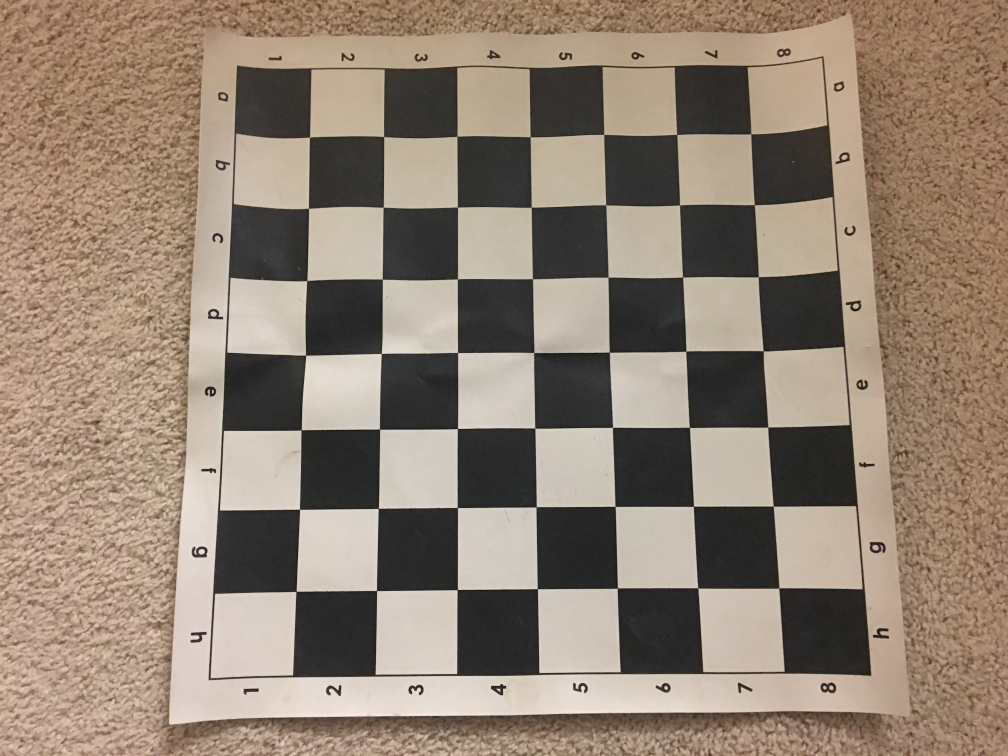
#> input picture data/IMG_0649.JPG, 4032 x 3024 px (shown at 1/4 size)
$ jupyter execute --allow-errors chessboard-playground.ipynb   (shell and % lines are left out)
#> lines starting #> are read from the running program, lines starting #| are printed output that depends on the picture; after the words box and inside, x2 and y2 are one past the last pixel; in counts of white or black regions, pixels touching at a corner belong together
### chess_cv/utils.py
import cv2
import numpy as np
from sklearn.preprocessing import PolynomialFeatures
from sklearn import linear_model
from collections import defaultdict

"""
There are 9 horizontal and 9 vertical lines on a chessboard.
We are solving for the inner 7 (opencv's getChessboardCorners doesn't
consider the outer corners)
"""
NUM_LINES = 7
MIN_CORNER_DIST = 8

"""
Subclass of defaultdict that returns you the key for the default_factory
if it is missing from the dict
"""
class keydefaultdict(defaultdict):
    # [6 lines left out: function __missing__, not called in this run]

def imshow_lg(plt, im, im2=None, size=(24,12), **kwargs):
    """
    matplotlib's default imshow is too small. This will show a large figure
    and supports two images in the same plot.
    """
    plt.figure(figsize=size)
    if im2 is not None:
        plt.subplot(121)
        plt.imshow(im, **kwargs)
        plt.subplot(122)
        plt.imshow(im2, **kwargs)
    else:
        plt.imshow(im, **kwargs)

### IMG conversions
def bgr2gray(im):
    return cv2.cvtColor(im, cv2.COLOR_BGR2GRAY)

def gray2rgb(img):
    return cv2.cvtColor(img, cv2.COLOR_GRAY2RGB)

def gray2bgr(img):
    return cv2.cvtColor(img, cv2.COLOR_GRAY2BGR)

def draw_points(img, points, size=25, color=(0, 0, 255)):
    for x, y in points:
        img = cv2.circle(img, (int(x),int(y)), size, color, -1)
    return img

# [5 lines left out: function rotate_image, not called in this run]

def draw_houghlines(img, lines):
    """
    Draws lines returned from opencv's Houghlines function
    """
    def calc_line(img, r, t):
        a = np.cos(t)
        b = np.sin(t)
        x0 = a*r
        y0 = b*r
        x1 = int(x0 + 1000*(-b))
        y1 = int(y0 + 1000*(a))
        x2 = int(x0 - 1000*(-b))
        y2 = int(y0 - 1000*(a))
        cv2.line(img,(x1,y1),(x2,y2),(0,0,255),5)

    for rho, theta in lines[:, 0]:
        calc_line(img, rho, theta)

def filter_houghlines(houghlines, horiz_low=(85,265), horiz_high=(96,276), vert_low=(-1, 175), vert_high=(6, 186)):
    """
    Filters lines returned from opencv's Houghlines outside some theta ranges
    """
    _and = np.logical_and
    _or = np.logical_or
    angles = np.round(houghlines[:, 0, 1] * (180/np.pi))
    horiz = houghlines[np.where(
        _or(_and(angles>horiz_low[0], angles<horiz_high[0]),
            _and(angles>horiz_low[1], angles<horiz_high[1])))]
    vert = houghlines[np.where(
        _or(_and(angles>vert_low[0], angles<vert_high[0]),
            _and(angles>vert_low[1], angles<vert_high[1])))]
    return horiz, vert

# TODO: instead of merging lines in a caveman fashion, trying using a sophisticated
# clustering/unsupervised learning alg (k-means)
# [58 lines left out: functions merge_lines, x_intersect, y_intersect, sorted_perms, not called in this run]


def get_best_assignment(coords, degree=1, alg=linear_model.LinearRegression):
    """
    coords is a flat array of x or y intercepts of chessboard lines
    """
    coords_shaped = coords.reshape((coords.shape[0], 1))
    possible_indices = sorted_perms(7, coords.shape[0])
    best_score = 0
    best_assignment = None

    if degree > 1:
        poly = PolynomialFeatures(degree=degree)
        coords_shaped = poly.fit_transform(coords_shaped)

    for assignment in possible_indices:
        linreg = alg()
        indices = np.array(assignment).reshape((coords.shape[0],))
        linreg.fit(coords_shaped, indices)
        score = linreg.score(coords_shaped, indices)
        if score > best_score:
            best_score = score
            best_assignment = assignment

    return best_assignment


# [6 lines left out: function get_point, not called in this run]

def index_points(indices1, indices2, off1=0, off2=0):
    return [np.array([i+off1, j+off2]) for i in indices1 for j in indices2]

# [4 lines left out: function gen_board_indices, not called in this run]

def score_bih(h, corners):
    return sum([np.linalg.norm(corners-get_point(i, j, h), axis=2).min() for i,j in gen_board_indices() if i > 0 and j > 0])

# [43 lines left out: functions detect_bad_lines, get_intersections, get_best_bih, not called in this run]

### chessboard-playground.ipynb
[cell 1]
import cv2
import numpy as np
import matplotlib.pyplot as plt
import chess_cv.utils as utils
from sklearn import linear_model

[cell 2]
img_bgr = cv2.imread('data/IMG_0649.JPG') # works
#> img_bgr is the input picture: shape (3024, 4032, 3); mean B, G, R 115, 130.3, 146.5
#img_bgr = cv2.imread('data/IMG_0650.JPG') # works

#img_bgr = cv2.imread('data/IMG_0648.JPG') # works with sqrt y calc and bad line filtering
#img_bgr = cv2.imread('data/IMG_0651.JPG') # works with sqrt y calc and bad line filtering

def rotateImage(image, angle):
#> called with angle = 0
    image_center = tuple(np.array(image.shape[1::-1]) / 2)
    rot_mat = cv2.getRotationMatrix2D(image_center, angle, 1.0)
    result = cv2.warpAffine(image, rot_mat, image.shape[1::-1], flags=cv2.INTER_LINEAR)
    return result
img_bgr = rotateImage(img_bgr, 0)
utils.imshow_lg(plt, img_bgr)

[cell 3]
img_gray = utils.bgr2gray(img_bgr)
rows, cols = img_gray.shape
d_img = cv2.pyrDown(img_gray, dstsize=(cols // 2, rows // 2))
rows, cols = d_img.shape
d2_img = cv2.pyrDown(d_img, dstsize=(cols // 2, rows // 2))
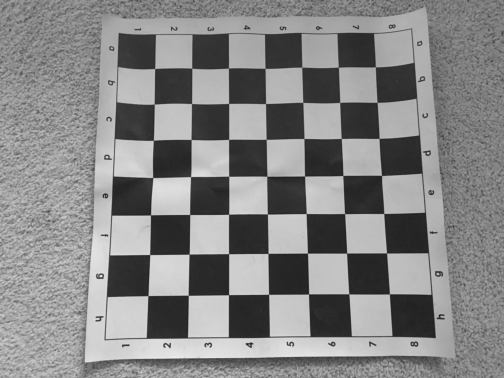
#> d2_img: shape (756, 1008) (shown at 1/2 size); min 29, max 239, mean 133.4

[cell 4]
print(d2_img.shape, img_gray.shape)
#| (756, 1008) (3024, 4032)

[cell 5]
ret, cc = cv2.findChessboardCorners(d2_img, (7,7))
#> ret = True; cc = 49 rows, first 8: [309.8, 137.4], [383.9, 136.9], [457.3, 136.6], [530.5, 137.2], [604.2, 134.7], [677.1, 134.7], [751.2, 134.3], [308.8, 208.6]

[cell 6]
img = np.copy(img_bgr)

utils.draw_points(img, cc[:, 0] * 4, color=(255, 0, 0))
#> the loop in draw_points, `for x, y in points:` made 49 passes
#> (x, y) on passes 1 to 8: (1239.4, 549.7), (1535.6, 547.7), (1829.3, 546.3), (2121.9, 548.7), (2416.7, 539), (2708.2, 538.9), (3004.8, 537.2), (1235.2, 834.5)
utils.imshow_lg(plt, img)

[cell 7]
b_img = np.zeros_like(d2_img)
for i in np.rint(cc[:,0]).astype(np.int16):
    x, y = i
    b_img[y, x] = 1
#> this loop made 49 passes
#> (x, y) on passes 1 to 8: (310, 137), (384, 137), (457, 137), (530, 137), (604, 135), (677, 135), (751, 134), (309, 209)
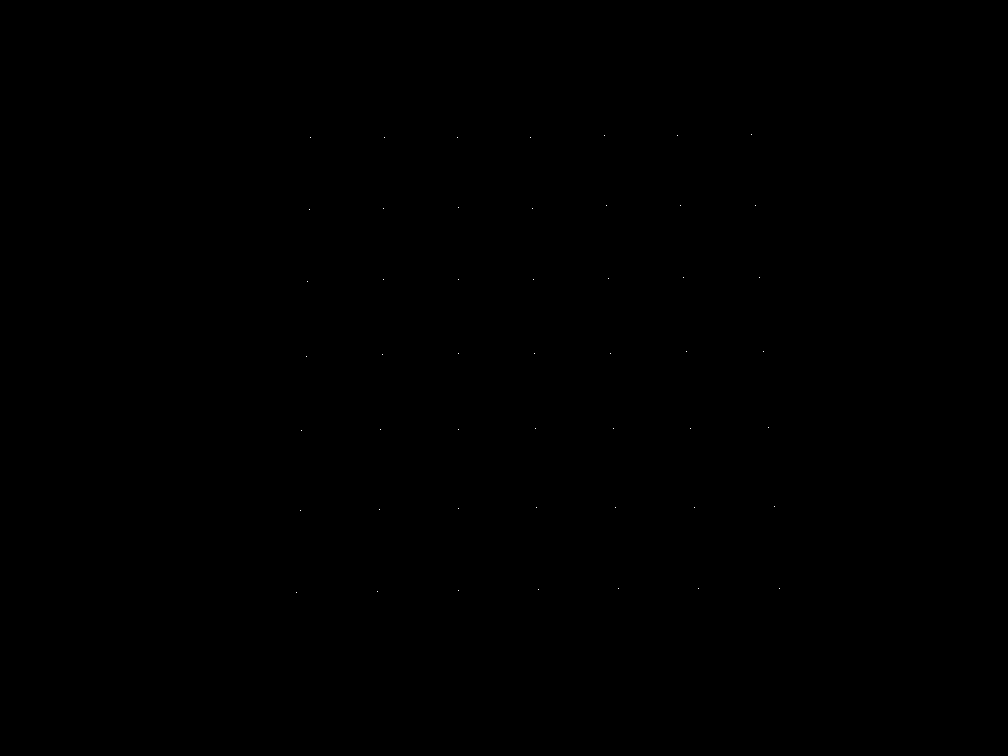
#> b_img: shape (756, 1008); values 0 (black) and 1 (white), 0.01% white in thin lines or dots, all inside (x1, y1, x2, y2) = (296, 134, 780, 593)

utils.imshow_lg(plt, b_img, cmap='gray')

[cell 8]
rho_accuracy = 10

[cell 9]
def merge_lines_threshold(lines, intercept, threshold, vert=True):
    sint, cost = np.sin(lines[:, 0, 1]), np.cos(lines[:, 0, 1])
    if vert:
        b = (lines[:, 0, 0] - intercept * sint) / cost
    else:
        b = (lines[:, 0, 0] - intercept * cost) / sint
    b = b.reshape(b.shape[0], 1)

    # TODO we don't even consider m. This should be removed.
    m = -sint / cost
    m = m.reshape(m.shape[0], 1)

    points = np.hstack((b, m))
    sorted_indices = points[:, 0].argsort()
    sorted_lines = points[sorted_indices]
    sorted_houghlines = lines[sorted_indices]

    merged_lines = np.empty((0,2), np.float32)
    curr_line = np.empty((0,2), np.float32)
    curr_hline = np.empty((0,2), np.float32)
    for line, hline in zip(sorted_lines, sorted_houghlines):
        # what this condition looked like before:
        # if not (curr_line.shape[0] == 0 or line[1] > curr_line[-1][1]):
        # this was checking when the slope of the lines stopped monotonically increasing
        # HOWEVER, lines on a chessboard shot at an angle are all monotonically increasing
        # (when sorted, that is)
        if not (curr_line.shape[0] == 0 or line[0] - curr_line[-1][0] < threshold):
            merged_lines = np.append(merged_lines, [np.mean(curr_hline, axis=0)], axis=0)
            curr_line = np.empty((0,2), np.float32)
            curr_hline = np.empty((0,2), np.float32)
        curr_line = np.append(curr_line, [line], axis=0)
        if hline[0][0] < 0:
            curr_hline = np.append(curr_hline, [np.array([-hline[0, 0], hline[0, 1] - np.pi])], axis=0)
        else:
            curr_hline = np.append(curr_hline, [hline[0]], axis=0)

    merged_lines = np.append(merged_lines, [np.mean(curr_hline, axis=0)], axis=0)
    merged_lines = merged_lines.reshape(merged_lines.shape[0], 1, 2)

    return merged_lines

[cell 10]
tmp_img = np.copy(b_img)
# TODO: do this until we have enough hough lines to work with
# need at least 4 of each
houghlines = cv2.HoughLines(tmp_img, rho_accuracy, np.pi/180,4)
#> houghlines = 47 rows, first 8: [380, 0], [460, 0], [310, 0.0175], [390, 0.0175], [630, 0.785], [290, 1.55], [360, 1.55], [440, 1.55]

tmp_img = np.copy(utils.gray2rgb(d2_img))
# added vert_low and vert_high for IMG_0648.JPG
horiz, vert = utils.filter_houghlines(houghlines, horiz_low=(88, 265), horiz_high=(92, 276), vert_low=(-1, 150), vert_high=(30,180))
#> in filter_houghlines, `angles = np.round(houghlines[:, 0, 1] * (180/np.pi))`: angles = 47 values, max 179 at index 19, min 0 at index 0, mean 100.6
#> in filter_houghlines, `horiz = houghlines[np.where( _or(_and(angles>horiz_low[0], angles<hori..`: horiz = 15 rows, first 8: [290, 1.55], [360, 1.55], [440, 1.55], [520, 1.55], [600, 1.55], [280, 1.57], [430, 1.57], [510, 1.57]
#> in filter_houghlines, `vert = houghlines[np.where( _or(_and(angles>vert_low[0], angles<vert_h..`: vert = 16 rows, first 8: [380, 0], [460, 0], [310, 0.0175], [390, 0.0175], [-740, 3.07], [-670, 3.09], [-600, 3.11], [-520, 3.11]


utils.draw_houghlines(tmp_img, horiz)
#> the loop in draw_houghlines, `for rho, theta in lines[:, 0]:` made 15 passes
#> (rho, theta, a in calc_line, x0 in calc_line, y0 in calc_line, x1 in calc_line, y1 in calc_line, x2 in calc_line) on passes 1 to 8: (290, 1.55, 0.0175, 5.06, 290, -994, 307, 1004), (360, 1.55, 0.0175, 6.28, 359.9, -993, 377, 1006), (440, 1.55, 0.0175, 7.68, 439.9, -992, 457, 1007), (520, 1.55, 0.0175, 9.08, 519.9, -990, 537, 1008), (600, 1.55, 0.0175, 10.47, 599.9, -989, 617, 1010), (280, 1.57, -4.37e-08, -1.22e-05, 280, -1000, 279, 999), (430, 1.57, -4.37e-08, -1.88e-05, 430, -1000, 429, 999), (510, 1.57, -4.37e-08, -2.23e-05, 510, -1000, 509, 999)
#> after the loop in draw_houghlines, `for rho, theta in lines[:, 0]:`:
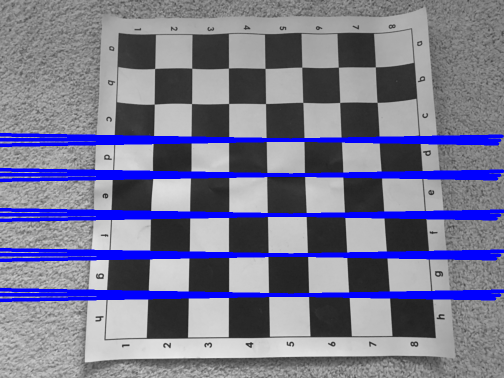
#> img: shape (756, 1008, 3) (shown at 1/2 size); mean R, G, B 119.7, 119.7, 145.7
utils.draw_houghlines(tmp_img, vert)
#> the loop in draw_houghlines (call 2), `for rho, theta in lines[:, 0]:` made 16 passes
#> (rho, theta, a in calc_line, b in calc_line, x0 in calc_line, y0 in calc_line, x1 in calc_line, y1 in calc_line) on passes 1 to 8: (380, 0, 1, 0, 380, 0, 380, 1000), (460, 0, 1, 0, 460, 0, 460, 1000), (310, 0.0175, 1, 0.0175, 310, 5.41, 292, 1005), (390, 0.0175, 1, 0.0175, 389.9, 6.81, 372, 1006), (-740, 3.07, -0.998, 0.0698, 738.2, -51.62, 668, -1049), (-670, 3.09, -0.999, 0.0523, 669.1, -35.07, 616, -1033), (-600, 3.11, -0.999, 0.0349, 599.6, -20.94, 564, -1020), (-520, 3.11, -0.999, 0.0349, 519.7, -18.15, 484, -1017)
#> after the loop in draw_houghlines (call 2), `for rho, theta in lines[:, 0]:`:
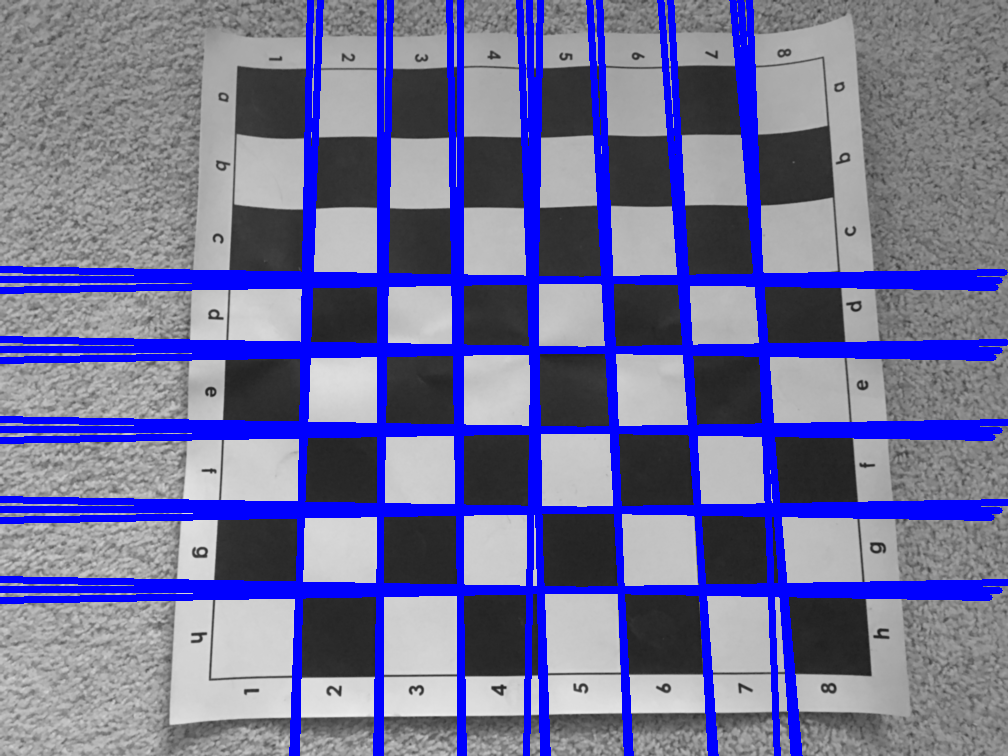
#> img: shape (756, 1008, 3); 7.87% of pixels changed, all inside (x1, y1, x2, y2) = (289, 0, 803, 756)
utils.imshow_lg(plt, tmp_img)

[cell 11]
new_img = np.copy(utils.gray2rgb(d2_img))

# [5 lines of commented-out code are left out]
width = new_img.shape[0]
height = new_img.shape[1]

merged_vert_lines = merge_lines_threshold(vert, height, 45)
#> in merge_lines_threshold, `sint, cost = np.sin(lines[:, 0, 1]), np.cos(lines[:, 0, 1])`: sint = [0, 0, 0.0175, 0.0175, 0.0698, 0.0523, 0.0349, 0.0349, 0.0175, 0.0175, 0.0349, 0.0698, 0.0523, 0.0175, 0.0872, 0.0349]; cost = [1, 1, 1, 1, -0.998, -0.999, -0.999, -0.999, -1, -1, 0.999, -0.998, -0.999, 1, -0.996, -0.999]
#> in merge_lines_threshold, `b = (lines[:, 0, 0] - intercept * sint) / cost`: b = [380, 460, 292.5, 372.5, 812.3, 723.7, 635.6, 555.5, 547.7, 467.7, 285, 732.1, 643.6, 522.5, 821, 785.7]
#> in merge_lines_threshold, `m = -sint / cost`: m = [0, 0, -0.0175, -0.0175, 0.0699, 0.0524, 0.0349, 0.0349, 0.0175, 0.0175, -0.0349, 0.0699, 0.0524, -0.0175, 0.0875, 0.0349]
#> in merge_lines_threshold, `points = np.hstack((b, m))`: points = 16 rows, first 8: [380, 0], [460, 0], [292.5, -0.0175], [372.5, -0.0175], [812.3, 0.0699], [723.7, 0.0524], [635.6, 0.0349], [555.5, 0.0349]
#> in merge_lines_threshold, `sorted_indices = points[:, 0].argsort()`: sorted_indices = [10, 2, 3, 0, 1, 9, 13, 8, 7, 6, 12, 5, 11, 15, 4, 14]
#> in merge_lines_threshold, `sorted_lines = points[sorted_indices]`: sorted_lines = 16 rows, first 8: [285, -0.0349], [292.5, -0.0175], [372.5, -0.0175], [380, 0], [460, 0], [467.7, 0.0175], [522.5, -0.0175], [547.7, 0.0175]
#> in merge_lines_threshold, `sorted_houghlines = lines[sorted_indices]`: sorted_houghlines = 16 rows, first 8: [320, 0.0349], [310, 0.0175], [390, 0.0175], [380, 0], [460, 0], [-450, 3.12], [540, 0.0175], [-530, 3.12]
#> the loop in merge_lines_threshold, `for line, hline in zip(sorted_lines, sorted_houghlines):` made 16 passes
#> (hline, curr_line, curr_hline) on passes 6, 8, 9: ([[-450, 3.12]], [[460, 0], [467.7, 0.0175]], [[460, 0], [450, -0.0175]]), ([[-530, 3.12]], [[522.5, -0.0175], [547.7, 0.0175]], [[540, 0.0175], [530, -0.0175]]), ([[-520, 3.11]], [[522.5, -0.0175], [547.7, 0.0175], [555.5, 0.0349]], [[540, 0.0175], [530, -0.0175], [520, -0.0349]])
#> after the loop in merge_lines_threshold, `for line, hline in zip(sorted_lines, sorted_houghlines):`: merged_lines = [[315, 0.0262], [385, 0.00873], [455, -0.00873], [530, -0.0116], [595, -0.0436], [665, -0.0611]]
#> in merge_lines_threshold, `merged_lines = np.append(merged_lines, [np.mean(curr_hline, axis=0)], ..`: merged_lines = [[315, 0.0262], [385, 0.00873], [455, -0.00873], [530, -0.0116], [595, -0.0436], [665, -0.0611], [740, -0.064]]
#> merged_vert_lines has the same summary as merged_lines in merge_lines_threshold
merged_horiz_lines = merge_lines_threshold(horiz, 0, 11, False)
#> in merge_lines_threshold (call 2), `points = np.hstack((b, m))`: points = 15 rows, first 8: [290, -57.29], [360.1, -57.29], [440.1, -57.29], [520.1, -57.29], [600.1, -57.29], [280, 22877334], [430, 22877334], [510, 22877334]
#> in merge_lines_threshold (call 2), `sorted_lines = points[sorted_indices]`: sorted_lines = 15 rows, first 8: [270, 57.29], [280, 22877334], [290, -57.29], [340.1, 57.29], [350, 22877334], [360.1, -57.29], [420.1, 57.29], [430, 22877334]
#> in merge_lines_threshold (call 2), `sorted_houghlines = lines[sorted_indices]`: sorted_houghlines = 15 rows, first 8: [270, 1.59], [280, 1.57], [290, 1.55], [340, 1.59], [350, 1.57], [360, 1.55], [420, 1.59], [430, 1.57]
#> the loop in merge_lines_threshold (call 2), `for line, hline in zip(sorted_lines, sorted_houghlines):` made 15 passes
#> (merged_lines, curr_line, curr_hline) on passes 4, 7, 10, 13: ([[280, 1.57]], [[340.1, 57.29]], [[340, 1.59]]), ([[280, 1.57], [350, 1.57]], [[420.1, 57.29]], [[420, 1.59]]), ([[280, 1.57], [350, 1.57], [430, 1.57]], [[500.1, 57.29]], [[500, 1.59]]), ([[280, 1.57], [350, 1.57], [430, 1.57], [510, 1.57]], [[580.1, 57.29]], [[580, 1.59]])
#> merged_horiz_lines = [[280, 1.57], [350, 1.57], [430, 1.57], [510, 1.57], [590, 1.57]]

utils.draw_houghlines(new_img, merged_vert_lines)
#> the loop in draw_houghlines (call 3), `for rho, theta in lines[:, 0]:` made 7 passes
#> (rho, theta, a in calc_line, b in calc_line, x0 in calc_line, y0 in calc_line, x1 in calc_line, y1 in calc_line) on passes 1 to 7: (315, 0.0262, 1, 0.0262, 314.9, 8.25, 288, 1007), (385, 0.00873, 1, 0.00873, 385, 3.36, 376, 1003), (455, -0.00873, 1, -0.00873, 455, -3.97, 463, 995), (530, -0.0116, 1, -0.0116, 530, -6.17, 541, 993), (595, -0.0436, 0.999, -0.0436, 594.4, -25.95, 638, 973), (665, -0.0611, 0.998, -0.061, 663.8, -40.6, 724, 957), (740, -0.064, 0.998, -0.064, 738.5, -47.32, 802, 950)
#> after the loop in draw_houghlines (call 3), `for rho, theta in lines[:, 0]:`:
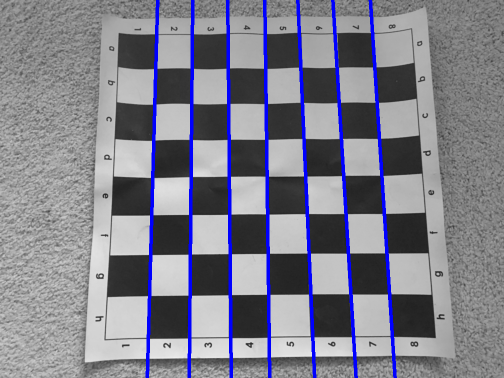
#> img: shape (756, 1008, 3) (shown at 1/2 size); mean R, G, B 127.5, 127.5, 139.9
utils.draw_houghlines(new_img, merged_horiz_lines)
#> the loop in draw_houghlines (call 4), `for rho, theta in lines[:, 0]:` made 5 passes
#> (rho, x0 in calc_line, y0 in calc_line, y1 in calc_line, y2 in calc_line) on passes 1 to 5: (280, -1.22e-05, 280, 279, 280), (350, -1.53e-05, 350, 349, 350), (430, -1.88e-05, 430, 429, 430), (510, -2.23e-05, 510, 509, 510), (590, -2.58e-05, 590, 589, 590)
#> after the loop in draw_houghlines (call 4), `for rho, theta in lines[:, 0]:`:
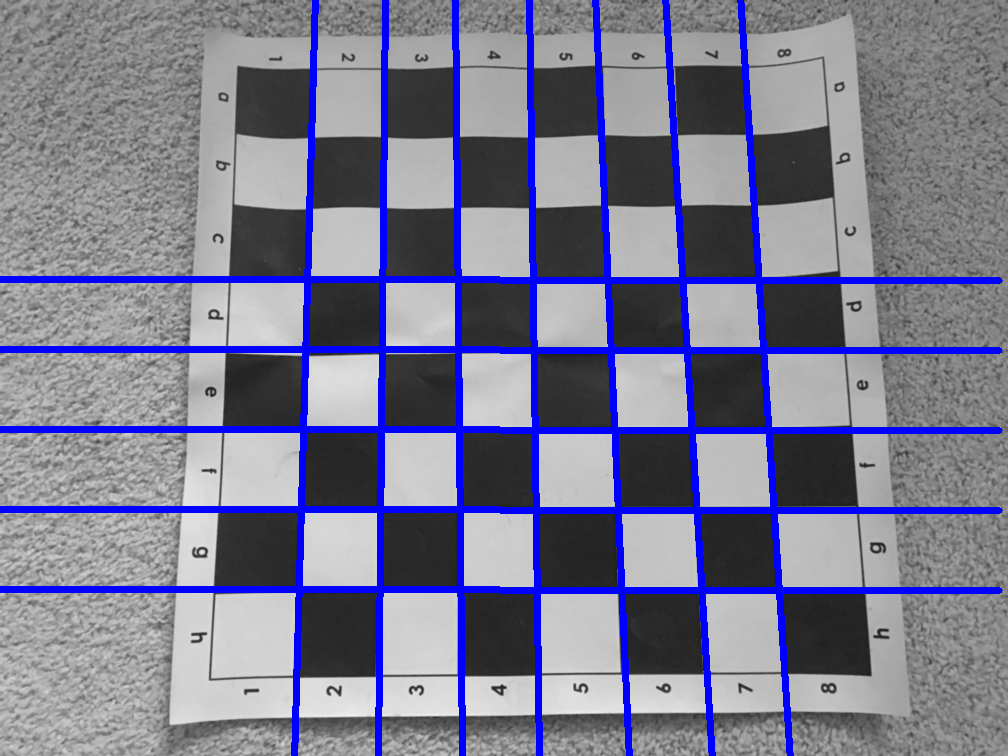
#> img: shape (756, 1008, 3); 4.37% of pixels changed, all inside (x1, y1, x2, y2) = (0, 276, 1003, 594)
utils.imshow_lg(plt, new_img)

[cell 12]
#mlv = merged_lines_vert
#mlh = merged_lines_horiz

mlv = merged_vert_lines
#> mlv has the same summary as merged_lines in merge_lines_threshold
mlh = merged_horiz_lines
#> mlh has the same summary as merged_horiz_lines
#> (the rest of this cell did not finish here and is left out)

[cell 13]
alg = linear_model.LinearRegression
#> (the rest of this cell did not finish here and is left out)
